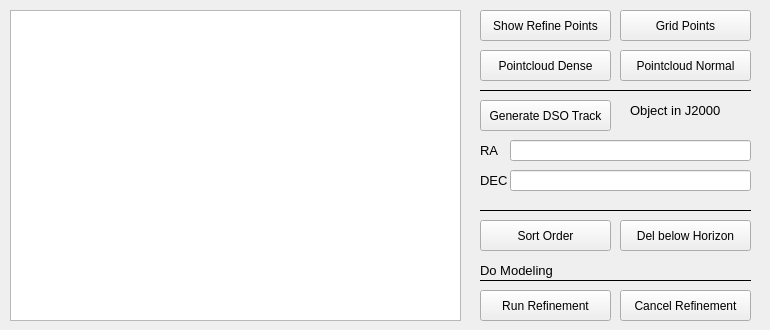
   <widget class="QWidget" name="tab_3">
    <attribute name="title">
     <string>Model Refine</string>
    </attribute>
    <widget class="QGraphicsView" name="modelRefinementPointsPlot">
     <property name="geometry">
      <rect>
       <x>10</x>
       <y>10</y>
       <width>451</width>
       <height>311</height>
      </rect>
     </property>
     <property name="cursor" stdset="0">
      <cursorShape>CrossCursor</cursorShape>
     </property>
     <property name="mouseTracking">
      <bool>true</bool>
     </property>
     <property name="autoFillBackground">
      <bool>true</bool>
     </property>
     <property name="frameShadow">
      <enum>QFrame::Plain</enum>
     </property>
     <property name="sceneRect">
      <rectf>
       <x>0.000000000000000</x>
       <y>0.000000000000000</y>
       <width>449.000000000000000</width>
       <height>309.000000000000000</height>
      </rectf>
     </property>
    </widget>
    <widget class="QPushButton" name="btn_sortRefinementPoints">
     <property name="geometry">
      <rect>
       <x>480</x>
       <y>220</y>
       <width>131</width>
       <height>31</height>
      </rect>
     </property>
     <property name="toolTip">
      <string>Sort the order of modeling points. East-West-Low-High Altitude</string>
     </property>
     <property name="text">
      <string>Sort Order</string>
     </property>
    </widget>
    <widget class="QPushButton" name="btn_runRefinementModel">
     <property name="geometry">
      <rect>
       <x>480</x>
       <y>290</y>
       <width>131</width>
       <height>31</height>
      </rect>
     </property>
     <property name="toolTip">
      <string>Run refinment model</string>
     </property>
     <property name="text">
      <string>Run Refinement</string>
     </property>
    </widget>
    <widget class="QPushButton" name="btn_loadRefinementPoints">
     <property name="geometry">
      <rect>
       <x>480</x>
       <y>10</y>
       <width>131</width>
       <height>31</height>
      </rect>
     </property>
     <property name="toolTip">
      <string>Shows the refinment point of the model point file.</string>
     </property>
     <property name="text">
      <string>Show Refine Points</string>
     </property>
    </widget>
    <widget class="QPushButton" name="btn_generateDSOPoints">
     <property name="geometry">
      <rect>
       <x>480</x>
       <y>100</y>
       <width>131</width>
       <height>31</height>
      </rect>
     </property>
     <property name="toolTip">
      <string>Generates refinment point along DSO track</string>
     </property>
     <property name="text">
      <string>Generate DSO Track</string>
     </property>
    </widget>
    <widget class="QLineEdit" name="le_trackDEC">
     <property name="geometry">
      <rect>
       <x>510</x>
       <y>170</y>
       <width>241</width>
       <height>21</height>
      </rect>
     </property>
     <property name="font">
      <font>
       <family>Courier</family>
       <pointsize>10</pointsize>
       <weight>75</weight>
       <bold>true</bold>
      </font>
     </property>
     <property name="mouseTracking">
      <bool>false</bool>
     </property>
     <property name="acceptDrops">
      <bool>false</bool>
     </property>
     <property name="toolTip">
      <string>Dec of DSO object</string>
     </property>
     <property name="layoutDirection">
      <enum>Qt::RightToLeft</enum>
     </property>
     <property name="alignment">
      <set>Qt::AlignLeading|Qt::AlignLeft|Qt::AlignVCenter</set>
     </property>
     <property name="readOnly">
      <bool>false</bool>
     </property>
    </widget>
    <widget class="QLabel" name="label_87">
     <property name="geometry">
      <rect>
       <x>480</x>
       <y>170</y>
       <width>31</width>
       <height>21</height>
      </rect>
     </property>
     <property name="font">
      <font>
       <pointsize>10</pointsize>
      </font>
     </property>
     <property name="text">
      <string>DEC</string>
     </property>
    </widget>
    <widget class="QLineEdit" name="le_trackRA">
     <property name="geometry">
      <rect>
       <x>510</x>
       <y>140</y>
       <width>241</width>
       <height>21</height>
      </rect>
     </property>
     <property name="font">
      <font>
       <family>Courier</family>
       <pointsize>10</pointsize>
       <weight>75</weight>
       <bold>true</bold>
      </font>
     </property>
     <property name="mouseTracking">
      <bool>false</bool>
     </property>
     <property name="acceptDrops">
      <bool>false</bool>
     </property>
     <property name="toolTip">
      <string>RA of DSO object</string>
     </property>
     <property name="layoutDirection">
      <enum>Qt::RightToLeft</enum>
     </property>
     <property name="readOnly">
      <bool>false</bool>
     </property>
    </widget>
    <widget class="QLabel" name="label_88">
     <property name="geometry">
      <rect>
       <x>480</x>
       <y>140</y>
       <width>31</width>
       <height>21</height>
      </rect>
     </property>
     <property name="font">
      <font>
       <pointsize>10</pointsize>
      </font>
     </property>
     <property name="text">
      <string>RA</string>
     </property>
    </widget>
    <widget class="QLabel" name="label_89">
     <property name="geometry">
      <rect>
       <x>630</x>
       <y>100</y>
       <width>131</width>
       <height>21</height>
      </rect>
     </property>
     <property name="font">
      <font>
       <pointsize>10</pointsize>
      </font>
     </property>
     <property name="text">
      <string>Object in J2000</string>
     </property>
    </widget>
    <widget class="Line" name="line_20">
     <property name="geometry">
      <rect>
       <x>480</x>
       <y>80</y>
       <width>271</width>
       <height>21</height>
      </rect>
     </property>
     <property name="frameShadow">
      <enum>QFrame::Plain</enum>
     </property>
     <property name="orientation">
      <enum>Qt::Horizontal</enum>
     </property>
    </widget>
    <widget class="Line" name="line_21">
     <property name="geometry">
      <rect>
       <x>480</x>
       <y>200</y>
       <width>271</width>
       <height>21</height>
      </rect>
     </property>
     <property name="frameShadow">
      <enum>QFrame::Plain</enum>
     </property>
     <property name="orientation">
      <enum>Qt::Horizontal</enum>
     </property>
    </widget>
    <widget class="Line" name="line_22">
     <property name="geometry">
      <rect>
       <x>480</x>
       <y>270</y>
       <width>271</width>
       <height>21</height>
      </rect>
     </property>
     <property name="frameShadow">
      <enum>QFrame::Plain</enum>
     </property>
     <property name="orientation">
      <enum>Qt::Horizontal</enum>
     </property>
    </widget>
    <widget class="QPushButton" name="btn_deleteBelowHorizonLine">
     <property name="geometry">
      <rect>
       <x>620</x>
       <y>220</y>
       <width>131</width>
       <height>31</height>
      </rect>
     </property>
     <property name="toolTip">
      <string>Delete all points below the horizon line from horizone file</string>
     </property>
     <property name="text">
      <string>Del below Horizon</string>
     </property>
    </widget>
    <widget class="QPushButton" name="btn_generateDensePoints">
     <property name="geometry">
      <rect>
       <x>480</x>
       <y>50</y>
       <width>131</width>
       <height>31</height>
      </rect>
     </property>
     <property name="toolTip">
      <string>Generates a pointcloud with greater circles high number</string>
     </property>
     <property name="text">
      <string>Pointcloud Dense</string>
     </property>
    </widget>
    <widget class="QPushButton" name="btn_generateNormalPoints">
     <property name="geometry">
      <rect>
       <x>620</x>
       <y>50</y>
       <width>131</width>
       <height>31</height>
      </rect>
     </property>
     <property name="toolTip">
      <string>Generates a pointcloud with greater circles medium number</string>
     </property>
     <property name="text">
      <string>Pointcloud Normal</string>
     </property>
    </widget>
    <widget class="QPushButton" name="btn_cancelRefinementModel">
     <property name="geometry">
      <rect>
       <x>620</x>
       <y>290</y>
       <width>131</width>
       <height>31</height>
      </rect>
     </property>
     <property name="toolTip">
      <string>Cancel the refinment modeling in next cycle</string>
     </property>
     <property name="text">
      <string>Cancel Refinement</string>
     </property>
    </widget>
    <widget class="QPushButton" name="btn_generateGridPoints">
     <property name="geometry">
      <rect>
       <x>620</x>
       <y>10</y>
       <width>131</width>
       <height>31</height>
      </rect>
     </property>
     <property name="toolTip">
      <string>Generates a regular pattern with 100 stars</string>
     </property>
     <property name="text">
      <string>Grid Points</string>
     </property>
    </widget>
    <widget class="QLabel" name="label_101">
     <property name="geometry">
      <rect>
       <x>480</x>
       <y>260</y>
       <width>161</width>
       <height>21</height>
      </rect>
     </property>
     <property name="font">
      <font>
       <pointsize>10</pointsize>
      </font>
     </property>
     <property name="text">
      <string>Do Modeling</string>
     </property>
    </widget>
   </widget>
